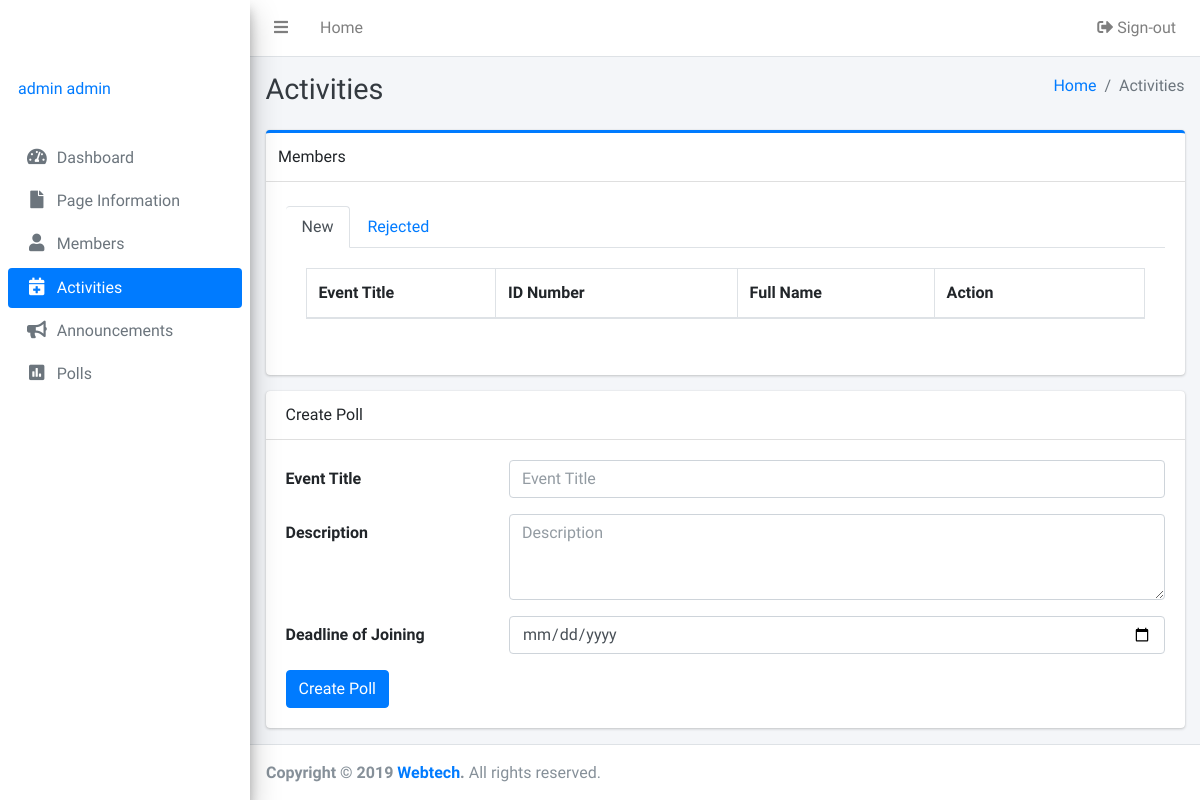
Page /admins/activities.php (signed in) on the earlier database version.
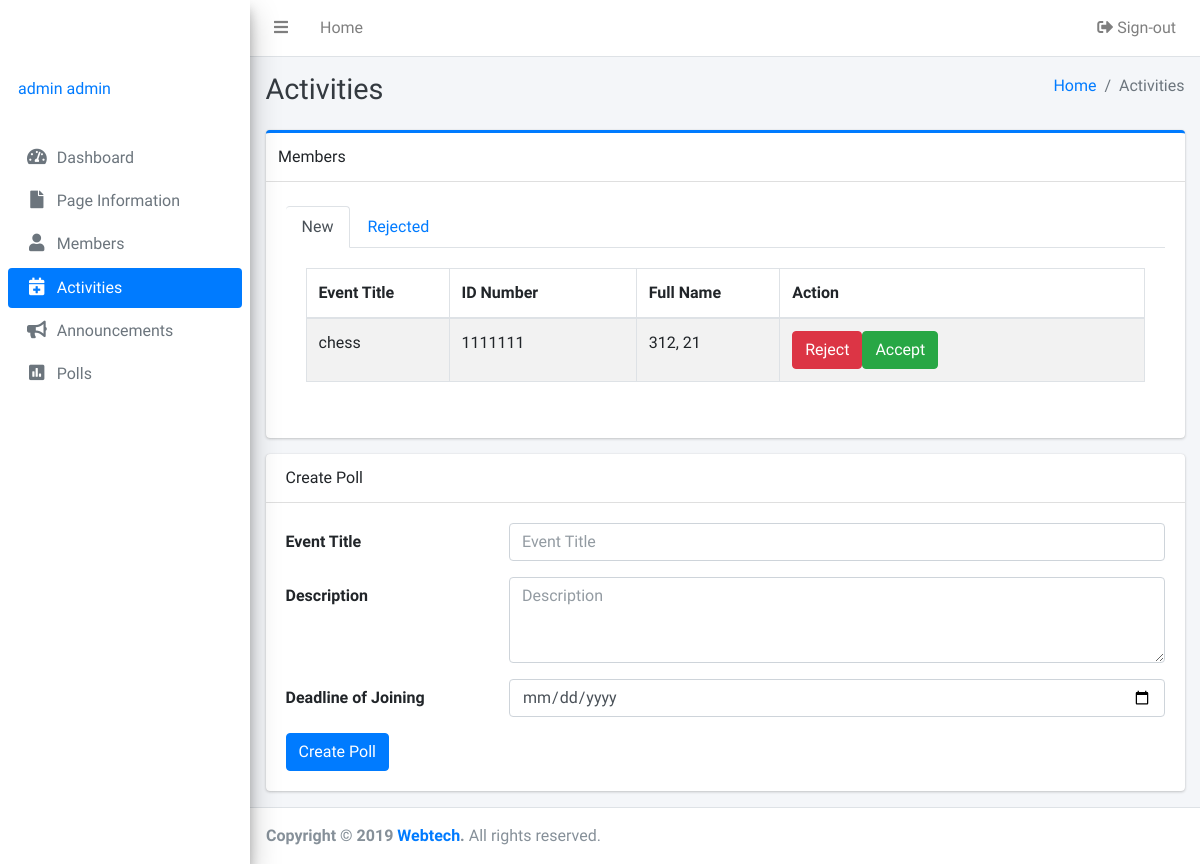
Same page on the later database version.
### tables this page shows
CREATE TABLE IF NOT EXISTS `activityinvitation` (
  `id` int(255) NOT NULL AUTO_INCREMENT,
  `activityID` int(255) NOT NULL,
  `choice` enum('Joining','Not Joining','Cancelled') DEFAULT NULL,
  `userID` int(255) NOT NULL,
  `status` enum('Accepted','Rejected') DEFAULT NULL,
  PRIMARY KEY (`id`)
);

CREATE TABLE IF NOT EXISTS `activities` (
  `id` int(255) NOT NULL AUTO_INCREMENT,
  `title` varchar(255) NOT NULL,
  `description` text NOT NULL,
  `deadline` varchar(255) NOT NULL,
  `status` enum('Active','Inactive') NOT NULL,
  PRIMARY KEY (`id`)
);

CREATE TABLE IF NOT EXISTS `users` (
  `id` int(255) NOT NULL AUTO_INCREMENT,
  `firstname` varchar(255) NOT NULL,
  `lastname` varchar(255) NOT NULL,
  `idnumber` int(255) NOT NULL,
  `course` varchar(255) NOT NULL,
  `year` int(255) NOT NULL,
  `email` varchar(255) NOT NULL,
  `password` varchar(255) NOT NULL,
  `status` enum('Rejected','Accepted','Renewing') DEFAULT NULL,
  `image` text,
  `endofsem` varchar(255) DEFAULT NULL,
  PRIMARY KEY (`id`),
  UNIQUE KEY `idnumber` (`idnumber`),
  UNIQUE KEY `email` (`email`)
);

### admins/activities.php (the view, shortened to what the changed rows need)
<?php
  include 'inc/header.php';
  include 'inc/db.php';
 ?>
<body class="hold-transition sidebar-mini">
<div class="wrapper">
  <div class="content-wrapper">
    <div class="content-header">
      <div class="container-fluid">
        <div class="row mb-2">
          <div class="col-sm-6">
            <h1 class="m-0 text-dark">Activities</h1>
          </div>
        </div>
      </div>
    </div>
    <div class="content">
      <div class="container-fluid">
                                <div class="row">
          <div class="col-12">
            <div class="card card-primary card-outline card-tabs">
              <div class="card-body">
              <div class="card-body">
                <div class="tab-content" id="custom-tabs-two-tabContent">
                  <div class="tab-pane fade show active" id="custom-tabs-two-home" role="tabpanel" aria-labelledby="custom-tabs-two-home-tab">
               <table class="table table-bordered table-striped display">
                  <thead>
                  <tr>
                    <th width="50">Event Title</th>
                    <th width="50">ID Number</th>
                    <th width="50">Full Name</th>
                    <th width="50">Action</th>
                  </tr>
                  </thead>
                  <tbody>
                  <?php
                  $sql = mysqli_query($db, "SELECT *, users.id as userID, activities.id as actID FROM activities join activityinvitation on activities.id = activityinvitation.activityID join users on activityinvitation.userID = users.id where choice = 'Joining' and activityinvitation.status is NULL");
                  while ($row = mysqli_fetch_array($sql)) {
                        ?>
                  <tr>
                    <td><?php echo $row['title'];?></td>
                    <td><?php echo $row['idnumber'];?></td>
                    <td><?php echo $row['lastname'];?>, <?php echo $row['firstname'];?></td>
                    <td>
                       <div class="btn-group btn-group-sm">
                        <form method="POST" action="activities.php">
                          <button class="btn btn-danger" name="submit1" type="submit">Reject</button>
                        </form>
                        <form method="POST" action="activities.php">
                          <button class="btn btn-success" name="submit2" type="submit">Accept</button>
                        </form>
                      </div>
                    </td>
                  </tr>
                  <?php   } ?>
                  </tbody>
                </table>
                  </div>
              </div>
            </div>
              </div>
            </div>
          </div>
        </div>
      </div>
    </div>
  </div>
</div>
</body>
</html>

Differences in the rows shown:
added activityinvitation: activityID.title "chess", userID.idnumber "1111111", userID.lastname "312", userID.firstname "21"
